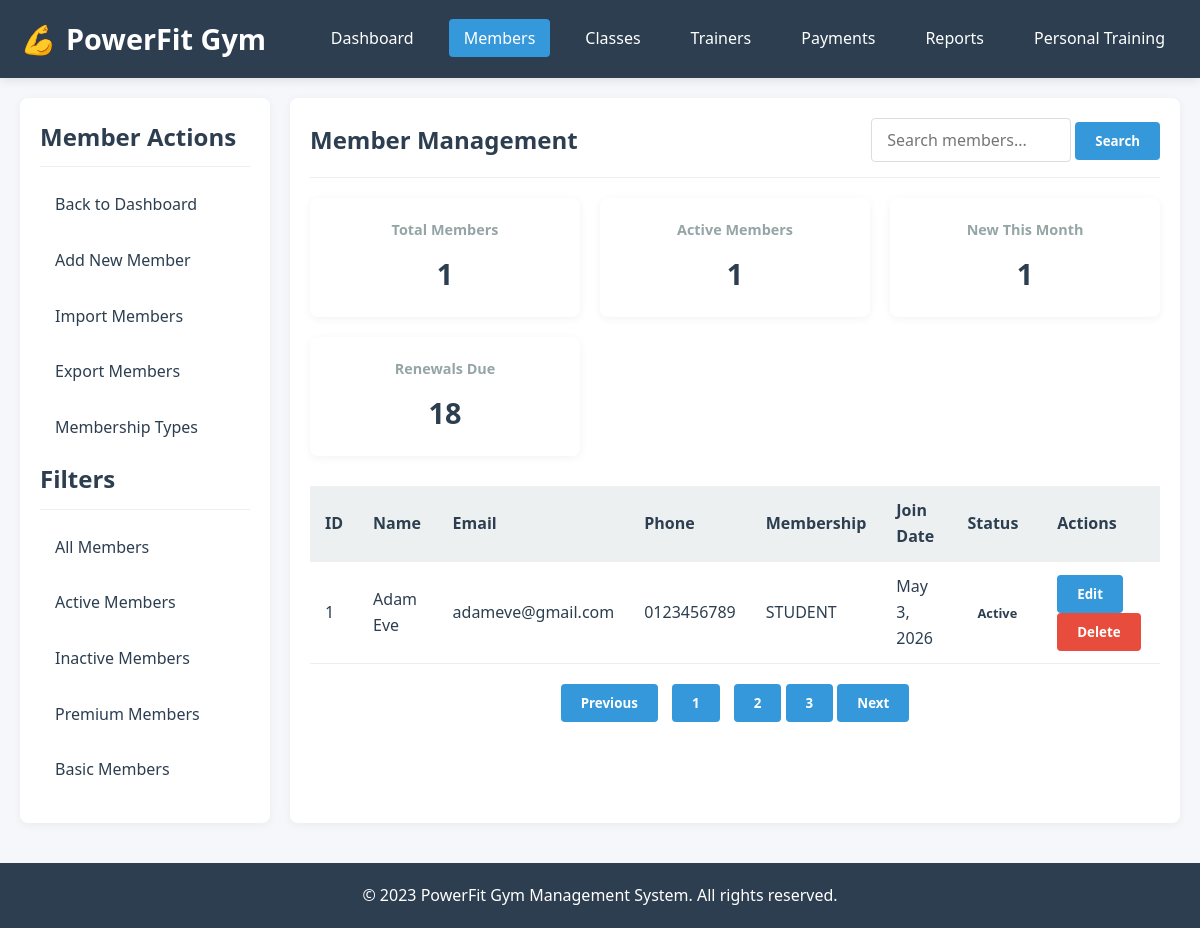
/members/, run on an earlier commit of the app's database.
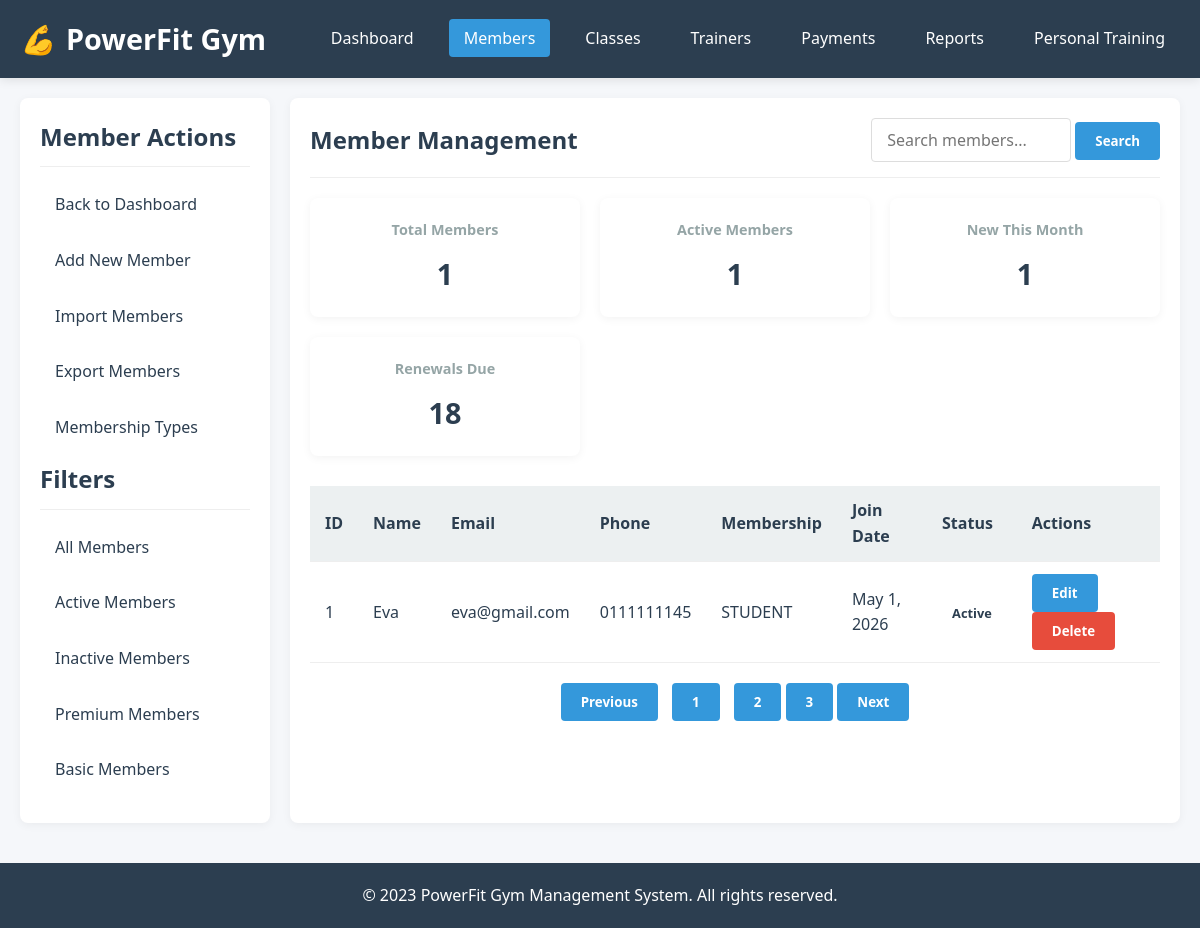
And on a later commit of the database.
### mainApp/models.py (models this page shows, shortened)
class Member(models.Model):
    class Membership(models.TextChoices):
        BASIC: str = "BASIC", "Basic"
        PREMIUM: str = "PREMIUM", "Premium"
        STUDENT: str = "STUDENT", "Student"
    class Status(models.TextChoices):
        ACTIVE: str = "ACTIVE", "Active"
        INACTIVE = "INACTIVE", "Inactive"
    member_id = models.CharField(
        max_length= 255,
        db_index = True,
        unique = True,
        help_text= 'Unique identifier for the member'
    )
    name = models.CharField(
        max_length= 255,
        db_index = True
    )
    email = models.EmailField()
    phone = models.CharField(
        max_length=10
    )
    membership = models.CharField(
        max_length = 255,
        choices = Membership.choices,
        default = Membership.BASIC
    )
    join_date = models.DateField()
    status = models.CharField(
        max_length = 10,
        choices = Status.choices,
        default = Status.ACTIVE
    )
    created_at = models.DateTimeField(auto_now_add = True)
    updated_at = models.DateTimeField(auto_now = True)
    class Meta:
        ordering = ["-join_date"] # ordering members on the list
        indexes = [
            models.Index(fields=["member_id"]),
            models.Index(fields = ["status", "membership"])
        ]
        verbose_name = "Member"
        verbose_name_plural = "Members"

### mainApp/views.py (the view)
# urls.py: path('members/', views.members, name='members'),
def members(request):
  members = Member.objects.all()
  total_members = Member.objects.count()
  active_members = Member.objects.filter(status='ACTIVE').count()
  now = timezone.now()
  new_this_month = Member.objects.filter(join_date__month = now.month).count()
  context = {"members":members, "total_members": total_members, "active_members": active_members, "new_this_month": new_this_month}
  return render(request, 'mainApp/members.html', context)

### templates/mainApp/members.html (shortened to what this page needs)
{% extends 'mainApp/base.html' %}
{% block content %}
<div class="main-content">
    <aside class="sidebar">
        <h2>Member Actions</h2>
        <ul class="sidebar-menu">
            <li><a href="{% url 'dashboard' %}">Back to Dashboard</a></li>
            <li><a href="#" onclick="openModal('addMemberModal'); return false;">Add New Member</a></li>
            <li><a href="#">Import Members</a></li>
            <li><a href="#">Export Members</a></li>
            <li><a href="#">Membership Types</a></li>
        </ul>
        <h2>Filters</h2>
        <ul class="sidebar-menu">
            <li><a href="#">All Members</a></li>
            <li><a href="#">Active Members</a></li>
            <li><a href="#">Inactive Members</a></li>
            <li><a href="#">Premium Members</a></li>
            <li><a href="#">Basic Members</a></li>
        </ul>
    </aside>
    <main class="content">
        <div class="content-header">
            <h2>Member Management</h2>
            <div>
                <input type="text" class="form-control" placeholder="Search members..." style="width: 200px; display: inline-block;">
                <button class="btn">Search</button>
            </div>
        </div>
        <div class="stats-grid">
            <div class="stat-card">
                <h3>Total Members</h3>
                <div class="value">{{ total_members|default:"247" }}</div>
            </div>
            <div class="stat-card">
                <h3>Active Members</h3>
                <div class="value">{{ active_members|default:"218" }}</div>
            </div>
            <div class="stat-card">
                <h3>New This Month</h3>
                <div class="value">{{ new_this_month|default:"12" }}</div>
            </div>
            <div class="stat-card">
                <h3>Renewals Due</h3>
                <div class="value">{{ renewals_due|default:"18" }}</div>
            </div>
        </div>
        <table>
            <thead>
                <tr>
                    <th>ID</th>
                    <th>Name</th>
                    <th>Email</th>
                    <th>Phone</th>
                    <th>Membership</th>
                    <th>Join Date</th>
                    <th>Status</th>
                    <th>Actions</th>
                </tr>
            </thead>
            <tbody>
                {% for member in members %}
                <tr>
                    <td>{{ member.id }}</td>
                    <td>{{ member.name }}</td>
                    <td>{{ member.email }}</td>
                    <td>{{ member.phone }}</td>
                    <td>{{ member.membership }}</td>
                    <td>{{ member.join_date }}</td>
                    <td><span class="status {{ member.status }}">{{ member.status|title }}</span></td>
                    <td>
                        <button class="btn">Edit</button>
                        <button class="btn btn-danger">Delete</button>
                    </td>
                </tr>
                {% endfor %}
            </tbody>
        </table>
        <div style="text-align: center; margin-top: 20px;">
            <button class="btn">Previous</button>
            <button class="btn" style="margin: 0 10px;">1</button>
            <button class="btn">2</button>
            <button class="btn">3</button>
            <button class="btn">Next</button>
        </div>
    </main>
</div>
{% endblock %}

### templates/mainApp/base.html (shortened to what this page needs)
{% load static %}
<!doctype html>
<html lang="en">
  <head>
  </head>
  <body>
    <header>
      <div class="container">
        <div class="header-content">
          <div class="logo">
            <i>💪</i>
            <h1>PowerFit Gym</h1>
          </div>
          <nav>
            <ul>
              <li>
                <a
                  href="{% url 'dashboard' %}"
                  class="{% if request.resolver_match.url_name == 'dashboard' %}active{% endif %}"
                  >Dashboard</a
                >
              </li>
              <li>
                <a
                  href="{% url 'members' %}"
                  class="{% if request.resolver_match.url_name == 'members' %}active{% endif %}"
                  >Members</a
                >
              </li>
              <li>
                <a
                  href="{% url 'classes' %}"
                  class="{% if request.resolver_match.url_name == 'classes' %}active{% endif %}"
                  >Classes</a
                >
              </li>
              <li>
                <a
                  href="{% url 'trainers' %}"
                  class="{% if request.resolver_match.url_name == 'trainers' %}active{% endif %}"
                  >Trainers</a
                >
              </li>
              <li>
                <a
                  href="{% url 'payments' %}"
                  class="{% if request.resolver_match.url_name == 'payments' %}active{% endif %}"
                  >Payments</a
                >
              </li>
              <li>
                <a
                  href="{% url 'reports' %}"
                  class="{% if request.resolver_match.url_name == 'reports' %}active{% endif %}"
                  >Reports</a
                >
              </li>
              <li>
                <a
                  href="{% url 'personalised_training' %}"
                  class="{% if request.resolver_match.url_name == 'personalised_training' %}active{% endif %}"
                  >Personal Training</a
                >
              </li>
            </ul>
          </nav>
        </div>
      </div>
    </header>
    <div class="container">{% block content %} {% endblock %}</div>
    <footer>
      <div class="container">
        <p>&copy; 2023 PowerFit Gym Management System. All rights reserved.</p>
      </div>
    </footer>
  </body>
</html>

### templates/mainApp/base.html (style rules this page uses)
:root { --primary: #2c3e50; --secondary: #3498db; --accent: #e74c3c; --light: #ecf0f1; --dark: #2c3e50; --success: #2ecc71; --warning: #f39c12; --danger: #e74c3c; --gray: #95a5a6; }
* { margin: 0; padding: 0; box-sizing: border-box; font-family: "Segoe UI", Tahoma, Geneva, Verdana, sans-serif; }
body { background-color: #f5f7fa; color: var(--dark); line-height: 1.6; }
.container { margin: 0 auto; padding: 0 20px; }
header { background-color: var(--primary); color: white; padding: 1rem 0; box-shadow: 0 2px 10px rgba(0, 0, 0, 0.1); position: sticky; top: 0; z-index: 100; }
.header-content { display: flex; justify-content: space-between; align-items: center; }
.logo { display: flex; align-items: center; gap: 10px; }
.logo i { font-size: 1.8rem; color: var(--accent); }
.logo h1 { font-size: 1.8rem; font-weight: 700; }
nav ul { display: flex; list-style: none; gap: 20px; }
nav a { color: white; text-decoration: none; padding: 8px 15px; border-radius: 4px; transition: background-color 0.3s; }
nav a:hover, nav a.active { background-color: var(--secondary); }
.main-content { display: flex; margin-top: 20px; gap: 20px; min-height: calc(100vh - 180px); }
.sidebar { flex: 0 0 250px; background-color: white; border-radius: 8px; box-shadow: 0 2px 10px rgba(0, 0, 0, 0.05); padding: 20px; height: fit-content; }
.sidebar h2 { margin-bottom: 15px; padding-bottom: 10px; border-bottom: 1px solid #eee; color: var(--primary); }
.sidebar-menu { list-style: none; }
.sidebar-menu li { margin-bottom: 10px; }
.sidebar-menu a { display: block; padding: 10px 15px; color: var(--dark); text-decoration: none; border-radius: 4px; transition: background-color 0.3s; }
.content { flex: 1; background-color: white; border-radius: 8px; box-shadow: 0 2px 10px rgba(0, 0, 0, 0.05); padding: 20px; }
.content-header { display: flex; justify-content: space-between; align-items: center; margin-bottom: 20px; padding-bottom: 15px; border-bottom: 1px solid #eee; }
.content-header h2 { color: var(--primary); }
.btn { padding: 10px 20px; background-color: var(--secondary); color: white; border: none; border-radius: 4px; cursor: pointer; transition: background-color 0.3s; font-weight: 600; text-decoration: none; display: inline-block; text-align: center; }
.btn-danger { background-color: var(--danger); }
table { width: 100%; border-collapse: collapse; margin-bottom: 20px; }
table th, table td { padding: 12px 15px; text-align: left; border-bottom: 1px solid #eee; }
table th { background-color: var(--light); color: var(--primary); font-weight: 600; }
.status { padding: 5px 10px; border-radius: 20px; font-size: 0.8rem; font-weight: 600; }
.form-control { width: 100%; padding: 10px 15px; border: 1px solid #ddd; border-radius: 4px; font-size: 1rem; }
footer { background-color: var(--primary); color: white; text-align: center; padding: 20px 0; margin-top: 40px; }
.stats-grid { display: grid; grid-template-columns: repeat(auto-fill, minmax(200px, 1fr)); gap: 20px; margin-bottom: 30px; }
.stat-card { background-color: white; border-radius: 8px; box-shadow: 0 2px 10px rgba(0, 0, 0, 0.05); padding: 20px; text-align: center; }
.stat-card h3 { font-size: 0.9rem; color: var(--gray); margin-bottom: 10px; }
.stat-card .value { font-size: 1.8rem; font-weight: 700; color: var(--primary); }

What changed in the data, as far as the page shows it:
changed Member "STUDENT": name "Adam Eve" → "Eva"; email "adameve@gmail.com" → "eva@gmail.com"; phone "0123456789" → "0111111145"; join_date "May 3, 2026" → "May 1, 2026"
